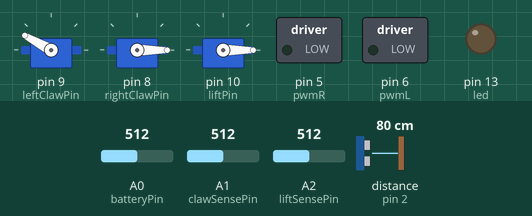
The sketch below on a simulated Arduino Uno, built with avr-gcc and run on an emulated ATmega328P. On the bench: 3 × servo, switched loads named in the sketch (green lamp = pin HIGH), output pins drawn as LEDs (lit = HIGH). Wiring (inferred from the names in the program): ultrasonic range finder: trigger pin 3; echo pin 2. Inputs (shaded band) come from the test bench; at power-on: distance to the obstacle (sensor on pin 2) 80 cm, A1 (clawSensePin) = 512, A0 (batteryPin) = 512, A2 (liftSensePin) = 512. The echo pulse lasts 58.3 µs per cm; pins used as bus, display or sensor lines are not drawn; what the sketch prints to the serial monitor is not drawn.

Above: at 1.2 s.
1.3 s: distance to the obstacle (sensor on pin 2) set to 2 cm
At 2.08 s:
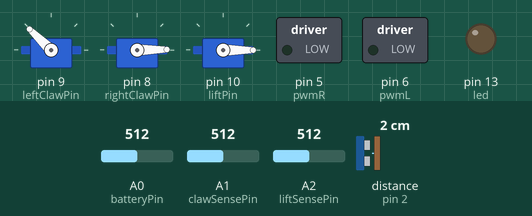
4.3 s: A1 (clawSensePin) set to 485
At 4.49 s:
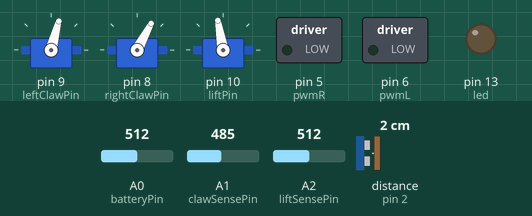
7.3 s: A0 (batteryPin) set to 646
At 8.42 s:
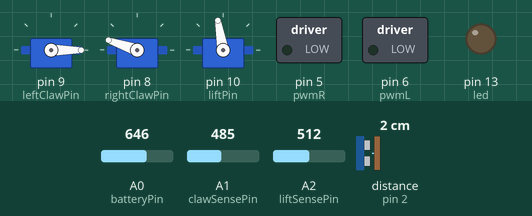
10.3 s: A0 (batteryPin) set to 662
At 11.1 s:
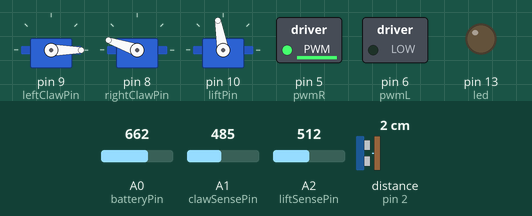
13.3 s: distance to the obstacle (sensor on pin 2) set to 35 cm
At 15.7 s:
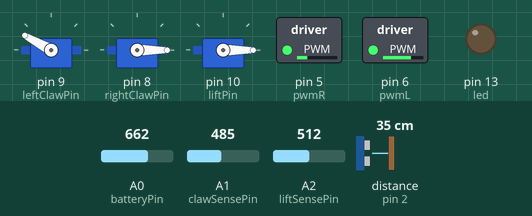
16.0 s: distance to the obstacle (sensor on pin 2) set to 9 cm
At 16.83 s:
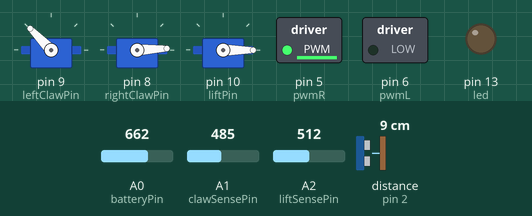
Timing chart, 0 to 21.8 s (numbered marks = the images above; inputs shaded):
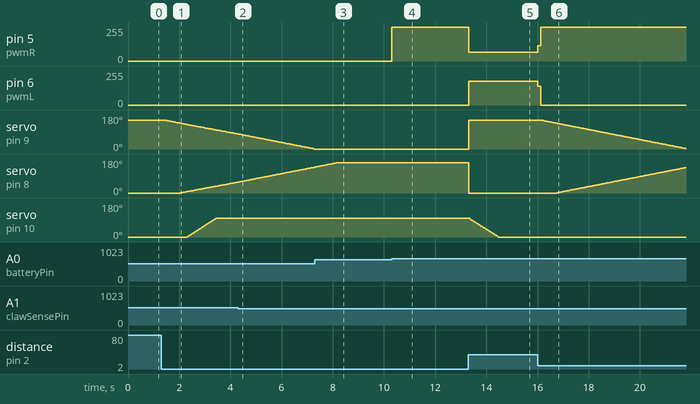

Measured:
- the behaviour switches between 500 and 499 on A1 (clawSensePin) (found by bisection; images 1 and 2)
- the behaviour switches between 654 and 655 on A0 (batteryPin) (found by bisection; images 3 and 4)
- after the input at 1.3 s, pin 5 (pwmR): stays 0/255 (without the input it goes to 64/255 after 3.0 s); pin 6 (pwmL): stays 0/255 (without the input it goes to 178/255 after 3.0 s)
- after the input at 4.3 s, pin 5 (pwmR): stays 0/255 (without the input it goes to 254/255 after 1.8 s); servo on pin 10 (liftPin): stays 100° (without the input it goes to 99° after 0.02 s)
- after the input at 7.3 s, pin 5 (pwmR): stays 0/255 (without the input it goes to 254/255 after 2.1 s)
- after the input at 10.3 s, pin 5 (pwmR): 0/255 → 254/255 after 0.00 s instead of 2.2 s
- after the input at 13.3 s, pin 5 (pwmR): 254/255 → 64/255 at once; pin 6 (pwmL): 0/255 → 178/255 at once; servo on pin 9 (leftClawPin): 0° → 151° at once; servo on pin 8 (rightClawPin): 161° → 0° at once; servo on pin 10 (liftPin): moves from 100° to 0° over 1.1 s, starting at once
- after the input at 16.0 s, pin 5 (pwmR): 64/255 → 114/255 at once, → 254/255 0.13 s later; pin 6 (pwmL): 178/255 → 140/255 at once, → 0/255 0.13 s later; servo on pin 9 (leftClawPin): moves from 151° to 2° over 5.6 s, starting after 0.21 s; servo on pin 8 (rightClawPin): moves from 0° to 134° over 5.0 s, starting after 0.74 s

The sketch:

grabo_c.ino
```cpp
#include <Servo.h>

// digital pin assignment
// pin 0 and 1 used for serial communication
int echoPin= 2;
int triggerPin= 3;
int dirR=4;
int pwmR=5;
int pwmL=6;
int dirL=7;
int leftClawPin=9;
int rightClawPin=8;
int liftPin=10;
int led = 13;

// analog pin assignment
int batteryPin=0;
int clawSensePin=1;
int liftSensePin=2;

signed char velo=256;

float batteryVoltage;

Servo  leftClaw, rightClaw, clawLift;
int clawPos=1;
int liftPos=0;
boolean closeClaw=false;
boolean lifted=false;
int grip; // force with which object is squeezed
int weight; // weight of object lifted (0 ... 1023)
unsigned long tRef, tNow;

unsigned distance =0;

void setup() {
  // echo sounding
  pinMode(echoPin, INPUT);
  pinMode(triggerPin, OUTPUT);
  digitalWrite(triggerPin, LOW);

  // pointer
  pinMode(led, OUTPUT);

  // drive train
  enableMotor();

  // battery condition
  pinMode(batteryPin, INPUT);

  // servos
  leftClaw.attach(leftClawPin);
  rightClaw.attach(rightClawPin);
  clawLift.attach(liftPin);
  setClaw(clawPos);
  clawLift.write(liftPos);
  pinMode(clawSensePin,INPUT);
  pinMode(liftSensePin,INPUT);

  // UART communication
  //Serial.begin(9600);
  Serial.begin(115200);
} // setup

void loop() {
  // manage battery
  batteryVoltage=(5.0/1023)*analogRead(batteryPin)+0.4;
  Serial.print(batteryVoltage);
  Serial.print(" V | ");
  if (batteryVoltage<3.6) disableMotor();
  if (batteryVoltage>3.7) enableMotor();

  // measure distance to object ahead
  digitalWrite(triggerPin, HIGH);
  delayMicroseconds(100);
  digitalWrite(triggerPin, LOW);
  distance = pulseIn(echoPin, HIGH,30000)/58;
  Serial.print(distance);
  Serial.print(" cm | ");

  if ((distance>20)&&(distance<30))
    digitalWrite(led, HIGH);
  else
    digitalWrite(led, LOW);

  tNow=millis();
  // approach object
  if (distance>20) { // still in far approach
    velo=(signed char)constrain(distance*4,0,95);
    setLSpeed(velo-6); // compensate: L is faster than R
    setRSpeed(~velo);
    closeClaw=false;clawPos=1;setClaw(clawPos); // open claw
    lifted=false;liftClaw(0);
  }
  else {
    // pulse to approach object closely
    if ((millis()&0x0080)&&(!closeClaw))
      velo=70;
    else
      velo=0;
    setLSpeed(velo);
    setRSpeed(~velo);
    }

  //
  if (closeClaw) {
    grip=squeezeClaw(600);
    if (grip<500) tRef=tNow; // not squeezing hard enough yet
    if ((!lifted)&&(tNow-tRef>1000)) { // squeezed stably long enough => lift
      weight=liftClaw(100);
      tRef=tNow;
      lifted=true;
    }
    if ((lifted)&&(tNow-tRef>2000)) { // lifted long enough: put down
      liftClaw(0);
      if (clawLift.read()==liftPos) {
        lifted=false;
        clawPos=0;setClaw(clawPos);
        closeClaw=false;
        tRef=tNow;
      }
    }
    Serial.print(weight);
    Serial.print(" weight | ");
    Serial.print(tNow-tRef);
  }
  else { // claw opened: close if close enough
    if (distance>8) tRef=tNow; // reset waiting
    else closeClaw=tNow-tRef>200; // long enough close enough to start closing the claw
  }
  handleLift();
Serial.println();
} // loop

void setClaw(int pos) {
  leftClaw.writeMicroseconds(2100-pos);
  rightClaw.writeMicroseconds(400+pos);
} // setClaw

int squeezeClaw(int target) {
// close the claw with target force (0 ... 1023)
// return actual force
  const int Hysteresis = 50;
  static int LoopCtr;
  int actual = analogRead(clawSensePin);

  Serial.print(actual);
  Serial.print(" grip | ");
  if (actual<target-Hysteresis) clawPos+=1; // close further
  if (!(LoopCtr&0x000f)&&(actual>target+Hysteresis)) clawPos-=1; // reopen slowly
  clawPos=constrain(clawPos,1,1800);
  setClaw(clawPos);
  LoopCtr++;
  return(actual);
} // squeezeClaw

int liftClaw(int target) {
  // returns weight of lifted object
  // inaccurate immediately after pos has changed
  liftPos=constrain(target,0,100); // take physical limitation into account
  int actual = analogRead(liftSensePin);
  return(actual);
}

void handleLift() {
  // handle slow movement of the lift
  // call once per loop; required to avoid blocking calls
  static unsigned long tLast;
  int currentPos=clawLift.read();
  if (millis()-tLast>10) {
    if (liftPos>currentPos) clawLift.write(currentPos+1);
    if (liftPos<currentPos) clawLift.write(currentPos-1);
    tLast=millis();
  }
}

void serialEvent() {
  while (Serial.available()) {
    // get the new byte:
    char inChar = (char)Serial.read();
  }
}

void disableMotor() {
  pinMode(dirR, INPUT);
  pinMode(pwmR, INPUT);
  pinMode(dirL, INPUT);
  pinMode(pwmL, INPUT);
}

void enableMotor() {
  pinMode(dirR, OUTPUT);
  pinMode(pwmR, OUTPUT);
  pinMode(dirL, OUTPUT);
  pinMode(pwmL, OUTPUT);
}

void setLSpeed(signed char velo) {
// negative value means backward
  boolean dir = velo&0x80;
  velo<<=1;
  if (velo==0xFE) velo=0xFF;
  analogWrite(pwmL, velo);
  digitalWrite(dirL, dir);
}

void setRSpeed(signed char velo) {
// negative value means backward
  boolean dir = velo&0x80;
  velo<<=1;
  if (velo==0xFE) velo=0xFF;
  analogWrite(pwmR, velo);
  digitalWrite(dirR, dir);
}
```
